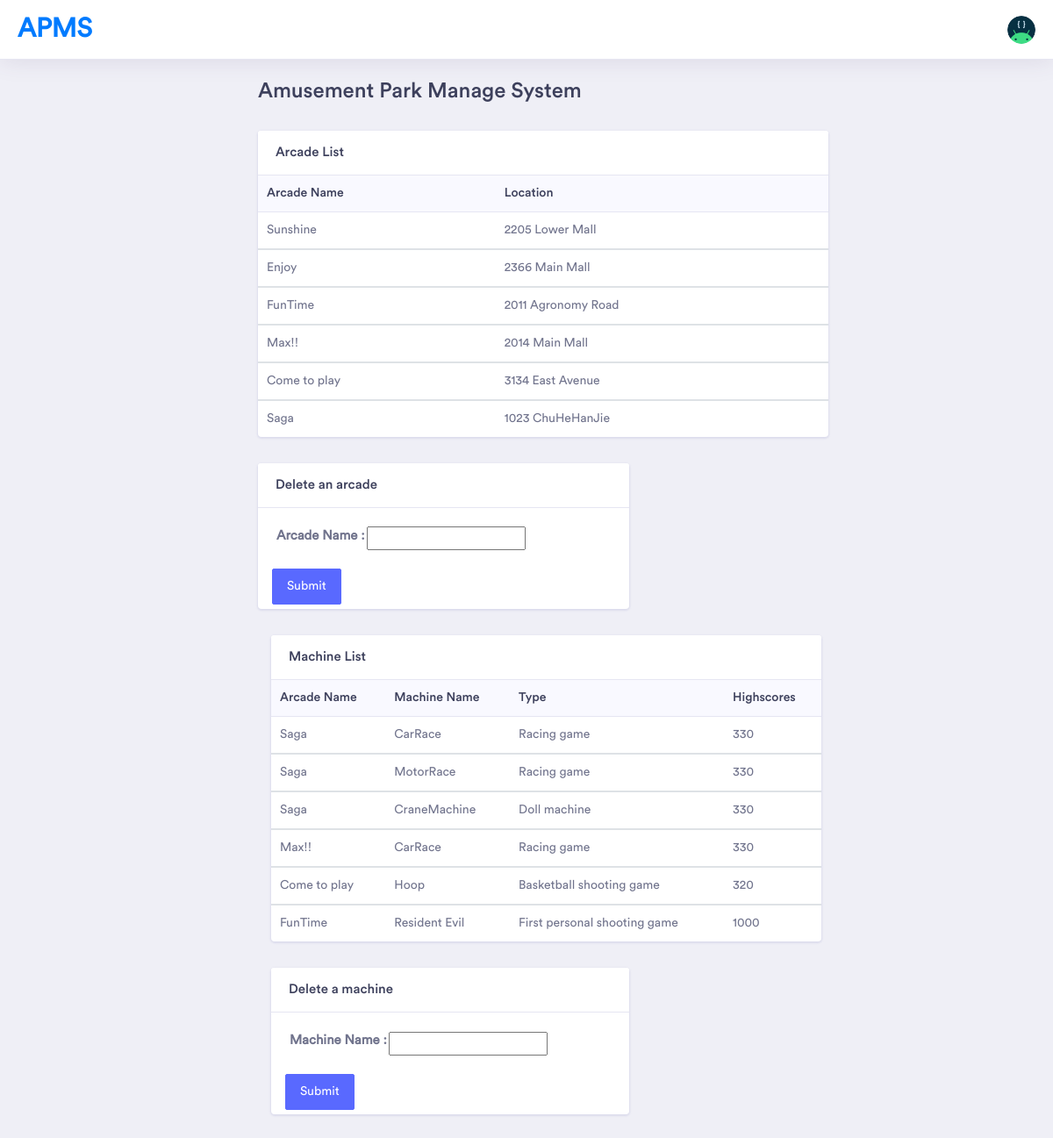
/SystemSite/deletion.html/, run on the app's committed database.
### SystemSite/views.py (the view)
def deletion(request):
    arcade_list = view_table('Arcade')
    machine_list = view_table('Machine')
    template = loader.get_template('SystemSite/deletion.html')
    if request.method == 'POST':
        formA = deleteArcadeForm(request.POST)
        formM = deleteMachineForm(request.POST)
        if formA.is_valid():
                aName = formA.cleaned_data['ArcadeName']
                with connection.cursor() as cursor:
                    cursor.execute("DELETE FROM Arcade WHERE Name = %s", [aName])
                return HttpResponseRedirect('./')
        if formM.is_valid():
                mName = formM.cleaned_data['MachineName']
                with connection.cursor() as cursor:
                    cursor.execute("DELETE FROM Machine WHERE MName = %s", [mName])
                return HttpResponseRedirect('./')
    else:
        formA = deleteArcadeForm()
        formM = deleteMachineForm()
    context = {
        'arcade_list': arcade_list,
        'machine_list': machine_list,
        'formA': formA,
        'formM': formM
    }
    return HttpResponse(template.render(context, request))

### SystemSite/forms.py
class deleteArcadeForm(forms.Form):
    ArcadeName = forms.CharField(label = 'Arcade Name ', max_length = 100)

class deleteMachineForm(forms.Form):
    MachineName = forms.CharField(label = 'Machine Name ', max_length = 100)

### SystemSite/views.py (called while the page is built)
def view_table(name):
    with connection.cursor() as cursor:
        cursor.execute("SELECT * FROM " + name)
        table = cursor.fetchall()
    return table

### SystemSite/templates/SystemSite/deletion.html (shortened to what this page needs)
<!doctype html>
{% load static %}
<html lang="en">
<head>
    <link rel="stylesheet" href="../../static/vendor/bootstrap/css/bootstrap.min.css">
    <link href="../../static/vendor/fonts/circular-std/style.css" rel="stylesheet">
    <link rel="stylesheet" href="../../static/libs/css/style.css">
    <link rel="stylesheet" href="../../static/vendor/fonts/fontawesome/css/fontawesome-all.css">
    <link rel="stylesheet" href="../../static/vendor/charts/chartist-bundle/chartist.css">
    <link rel="stylesheet" href="../../static/vendor/charts/morris-bundle/morris.css">
    <link rel="stylesheet" href="../../static/vendor/fonts/material-design-iconic-font/css/materialdesignicons.min.css">
    <link rel="stylesheet" href="../../static/vendor/charts/c3charts/c3.css">
    <link rel="stylesheet" href="../../static/vendor/fonts/flag-icon-css/flag-icon.min.css">
</head>
<body>
    <body>
        <div class="dashboard-main-wrapper">
            <div class="dashboard-header">
                <nav class="navbar navbar-expand-lg bg-white fixed-top">
                    <a class="navbar-brand" href="../">APMS</a>
                    <div class="collapse navbar-collapse " id="navbarSupportedContent">
                        <ul class="navbar-nav ml-auto navbar-right-top">
                            <li class="nav-item dropdown nav-user">
                                <a class="nav-link nav-user-img" href="#" id="navbarDropdownMenuLink2" data-toggle="dropdown" aria-haspopup="true" aria-expanded="false"><img src="../../static/images/developers.png" alt="" class="user-avatar-md rounded-circle"></a>
                            </li>
                        </ul>
                    </div>
                </nav>
            </div>
        <div class="dashboard-wrapper">
            <div class="dashboard-ecommerce">
                <div class="container-fluid dashboard-content ">
                    <div class="row">
                        <div class="col-xl-12 col-lg-12 col-md-12 col-sm-12 col-12">
                            <div class="page-header">
                                <h1 class="pageheader-title">Amusement Park Manage System</h1>
                            </div>
                        </div>
                    </div>
                    <div class="ecommerce-widget">
                    <div class="row">
                            <div class="col-xl-9 col-lg-12 col-md-6 col-sm-12 col-12">
                                <div class="card">
                                    <h5 class="card-header">Arcade List</h5>
                                    <div class="card-body p-0">
                                        <div class="table-responsive">
                                            <table class="table">
                                                {% if arcade_list %}
                                                <thead class="bg-light">
                                                    <tr class="border-0">
                                                        <th class="border-0">Arcade Name</th>
                                                        <th class="border-0">Location</th>
                                                    </tr>
                                                </thead>
                                                {% for arcade in arcade_list %}
                                                <tbody>
                                                    <tr>
                                                        <td>{{arcade.0}}</td>
                                                        <td>{{arcade.1}}</td>
                                                </tbody>
                                                {% endfor %}
                                            </table>
                                            {% else %}
                                            <p>No arcades found.</p>
                                            {% endif %}
                                        </div>
                                    </div>
                                </div>
                            </div>
                        <div class="col-xl-6 col-lg-6 col-md-12 col-sm-12 col-12">
                            <div class="card">
                                <h5 class="card-header">Delete an arcade</h5>
                                <div class="card-body">
                                    <form action="./"  method="post">
                                        <table>
                                            {{formA.as_table}}
                                        </table>
                                        </div>
                                            <div class="col-sm-6 pl-3">
                                                <p>
                                                    <button type="submit" class="btn btn-space btn-primary">Submit</button>
                                                </p>
                                            </div>
                                        </div>
                                </div>
                            </div>
                        </div>
                            <div class="col-xl-9 col-lg-12 col-md-6 col-sm-12 col-12">
                                <div class="card">
                                    <h5 class="card-header">Machine List</h5>
                                    <div class="card-body p-0">
                                        <div class="table-responsive">
                                            <table class="table">
                                                {% if machine_list %}
                                                <thead class="bg-light">
                                                    <tr class="border-0">
                                                        <th class="border-0">Arcade Name</th>
                                                        <th class="border-0">Machine Name</th>
                                                        <th class="border-0">Type</th>
                                                        <th class="border-0">Highscores</th>
                                                    </tr>
                                                </thead>
                                                {% for machine in machine_list %}
                                                <tbody>
                                                    <tr>
                                                        <td>{{machine.0}}</td>
                                                        <td>{{machine.1}}</td>
                                                        <td>{{machine.2}}</td>
                                                        <td>{{machine.3}}</td>
                                                </tbody>
                                                {% endfor %}
                                            </table>
                                            {% else %}
                                            <p>No machines found.</p>
                                            {% endif %}
                                        </div>
                                    </div>
                                </div>
                            </div>
                        <div class="col-xl-6 col-lg-6 col-md-12 col-sm-12 col-12">
                            <div class="card">
                                <h5 class="card-header">Delete a machine</h5>
                                <div class="card-body">
                                    <form action="./"  method="post">
                                        <table>
                                            {{formM.as_table}}
                                        </table>
                                        </div>
                                            <div class="col-sm-6 pl-3">
                                                <p>
                                                    <button type="submit" class="btn btn-space btn-primary">Submit</button>
                                                </p>
                                            </div>
                                        </div>
                                </div>
                            </div>
                        </div>
                    </div>
                </div>
</body>

### data on the page
Arcade: Name "Sunshine", Location "2205 Lower Mall"
Arcade: Name "Enjoy", Location "2366 Main Mall"
Arcade: Name "FunTime", Location "2011 Agronomy Road"
Arcade: Name "Max!!", Location "2014 Main Mall"
Arcade: Name "Come to play", Location "3134 East Avenue"
Arcade: Name "Saga", Location "1023 ChuHeHanJie"
Machine: AName "Saga", MName "CarRace", Type "Racing game", Highscores "330"
Machine: AName "Saga", MName "MotorRace", Type "Racing game", Highscores "330"
Machine: AName "Saga", MName "CraneMachine", Type "Doll machine", Highscores "330"
Machine: AName "Max!!", MName "CarRace", Type "Racing game", Highscores "330"
Machine: AName "Come to play", MName "Hoop", Type "Basketball shooting game", Highscores "320"
Machine: AName "FunTime", MName "Resident Evil", Type "First personal shooting game", Highscores "1000"
